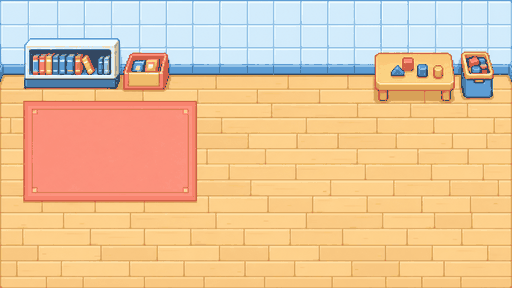
#> input picture assets/design/maps/classroom-corner/art/v1/classroom-corner-dressed-reference-512x288.png, 512 x 288 px, given in place of down-1.png, which was not available
$ python build_genderless_walk_v1.py
#> lines starting #> are read from the running program, lines starting #| are printed output that depends on the picture
#!/usr/bin/env python3
"""Package the accepted genderless four-direction walk into 48x64 runtime assets."""

from __future__ import annotations

import json
from pathlib import Path

import numpy as np
from PIL import Image


ROOT = Path(__file__).resolve().parents[2]
CHAR_DIR = (
    ROOT
    / "assets/design/sprites/characters/ai-agent-child-genderless"
)
WALK_DIR = CHAR_DIR / "walking/v1"
PROCESSED_DIR = WALK_DIR / "processed-normalized-64"
FRAMES_DIR = WALK_DIR / "frames"
SHEETS_DIR = WALK_DIR / "sheets"
STRIPS_DIR = WALK_DIR / "strips"
GIFS_DIR = WALK_DIR / "gifs"
PREVIEWS_DIR = WALK_DIR / "previews"

SHEET = SHEETS_DIR / "genderless-child-walk-4x4-48x64.png"
PREVIEW = PREVIEWS_DIR / "genderless-child-walk-4dir-preview-3x.png"
MAP_QA_GIF = PREVIEWS_DIR / "genderless-child-walk-map-qa.gif"
META = WALK_DIR / "genderless-child-walk-4dir-48x64-meta.json"

FOUNDATION = (
    ROOT
    / "assets/design/maps/classroom-corner/art/v1/classroom-corner-foundation-512x288.png"
)
MAP_PROPS = (
    (
        ROOT
        / "assets/design/maps/classroom-corner/props/reading-bookshelf/v1/reading-bookshelf-96x44.png",
        (24, 40),
        84,
        10,
    ),
    (
        ROOT
        / "assets/design/maps/classroom-corner/props/reading-book-bin/v1/reading-book-bin-48x40.png",
        (128, 44),
        84,
        20,
    ),
    (
        ROOT
        / "assets/design/maps/classroom-corner/props/block-table/v2/block-table-96x56-left-to-right.png",
        (352, 56),
        112,
        30,
    ),
    (
        ROOT
        / "assets/design/maps/classroom-corner/props/toy-bin/v2/toy-bin-40x48-left-to-right.png",
        (456, 64),
        112,
        40,
    ),
)

DIRECTIONS = ("down", "left", "right", "up")
FRAME_SIZE = (48, 64)
SOURCE_CROP = (8, 0, 56, 64)
FRAME_DURATION_MS = 140
MAP_FRAME_DURATION_MS = 100


# [75 lines left out: functions save_transparent_gif, save_rgb_gif, not called in this run]


def load_runtime_frames() -> dict[str, list[Image.Image]]:
    result = {}
    for direction in DIRECTIONS:
        direction_dir = FRAMES_DIR / direction
        direction_dir.mkdir(parents=True, exist_ok=True)
        frames = []
        for index in range(1, 5):
            source = Image.open(PROCESSED_DIR / f"{direction}-{index}.png").convert(
                "RGBA"
            )
            frame = source.crop(SOURCE_CROP)
            pixels = np.asarray(frame).copy()
            magenta_fringe = (
                (pixels[:, :, 0] > 180)
                & (pixels[:, :, 2] > 180)
                & (pixels[:, :, 1] < 100)
            )
            pixels[magenta_fringe, 3] = 0
            pixels[pixels[:, :, 3] == 0, :3] = 0
            frame = Image.fromarray(pixels, mode="RGBA")
            frame.save(direction_dir / f"walk-{direction}-{index}.png")
            frames.append(frame)
        result[direction] = frames
    return result


# [120 lines left out: functions compose_sheet, compose_preview, compose_map_frame, compose_map_qa, frame_qc, not called in this run]


def main() -> None:
    for directory in (FRAMES_DIR, SHEETS_DIR, STRIPS_DIR, GIFS_DIR, PREVIEWS_DIR):
        directory.mkdir(parents=True, exist_ok=True)

    frames = load_runtime_frames()
#> in load_runtime_frames, `frame = source.crop(SOURCE_CROP)`:
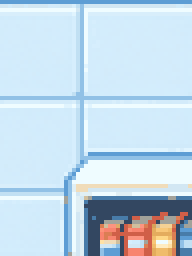
#> frame: PIL image 48x64 RGBA (shown 4 times larger); mean R, G, B, A 196.2, 217.3, 231.7, 255
#> in load_runtime_frames, `magenta_fringe = ( (pixels[:, :, 0] > 180) & (pixels[:, :, 2] > 180) &..`: magenta_fringe: shape (64, 48) bool; every value is 0
    compose_sheet(frames)
    compose_preview(frames)
    compose_map_qa(frames)
    qc = frame_qc(frames)

    all_frames = [item for direction in DIRECTIONS for item in qc["directions"][direction]]
    if any(item["touches_runtime_edge"] for item in all_frames):
        raise RuntimeError("A runtime walking frame touches its 48x64 edge")
    if any(item["visible_magenta_pixels"] for item in all_frames):
        raise RuntimeError("Visible magenta remains in a runtime walking frame")

    metadata = {
        "character_id": "ai-agent-child-genderless",
        "action": "walk",
        "revision": "four_direction_v1",
        "status": "superseded_gait_phase_issue",
        "superseded_by": "walking/v3/genderless-child-walk-8dir-alternating-48x64-meta.json",
        "frame_size_px": list(FRAME_SIZE),
        "directions": list(DIRECTIONS),
        "direction_rows": {direction: index for index, direction in enumerate(DIRECTIONS)},
        "frame_order": [
            "left_foot_contact",
            "passing",
            "right_foot_contact",
            "passing_loop_close",
        ],
        "frame_duration_ms": FRAME_DURATION_MS,
        "anchor": "feet_bottom_center",
        "anchor_offset_px": [24, 64],
        "source_raw": str(
            (
                WALK_DIR / "raw/genderless-child-walk-4x4-magenta-safe-margin.png"
            ).relative_to(ROOT)
        ),
        "normalized_raw": str(
            (
                WALK_DIR / "raw/genderless-child-walk-4x4-magenta-normalized.png"
            ).relative_to(ROOT)
        ),
        "normalization_meta": str(
            (
                WALK_DIR / "raw/genderless-child-walk-grid-normalization-meta.json"
            ).relative_to(ROOT)
        ),
        "processor_meta": str(
            (PROCESSED_DIR / "pipeline-meta.json").relative_to(ROOT)
        ),
        "sheet": str(SHEET.relative_to(ROOT)),
        "strips": {
            direction: str(
                (
                    STRIPS_DIR
                    / f"genderless-child-walk-{direction}-strip-48x64.png"
                ).relative_to(ROOT)
            )
            for direction in DIRECTIONS
        },
        "gifs": {
            direction: str(
                (
                    GIFS_DIR / f"genderless-child-walk-{direction}-48x64.gif"
                ).relative_to(ROOT)
            )
            for direction in DIRECTIONS
        },
        "preview": str(PREVIEW.relative_to(ROOT)),
        "map_qa_gif": str(MAP_QA_GIF.relative_to(ROOT)),
        "qc": qc,
    }
    META.write_text(
        json.dumps(metadata, indent=2, ensure_ascii=True) + "\n", encoding="utf-8"
    )
    print(json.dumps({"sheet": str(SHEET.relative_to(ROOT)), "frames": len(all_frames)}, indent=2))


if __name__ == "__main__":
#> (the run stopped early here; a loop or call above may not have finished)

$ run again, on assets/design/maps/classroom-corner/art/v1/classroom-corner-dressed-reference-raw.png
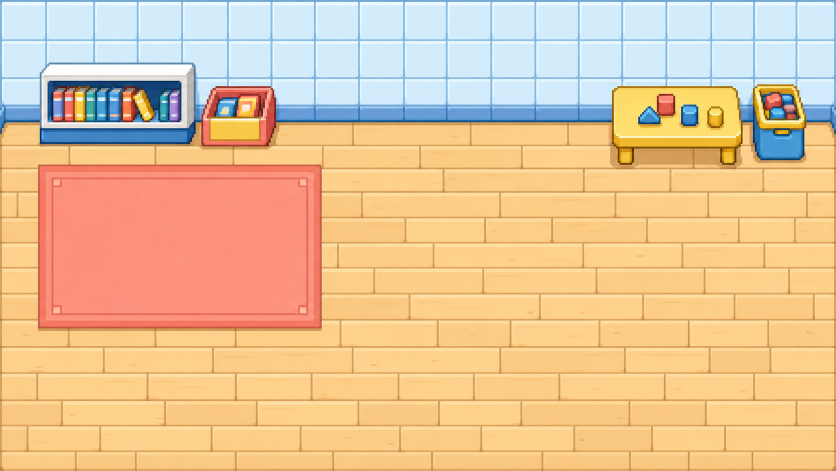
#> input picture assets/design/maps/classroom-corner/art/v1/classroom-corner-dressed-reference-raw.png, 1672 x 941 px, given in place of down-1.png, which was not available (shown at 1/2 size)
#> in load_runtime_frames, `frame = source.crop(SOURCE_CROP)`:
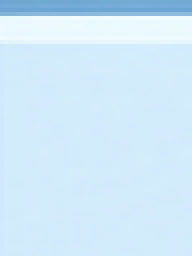
#> frame: PIL image 48x64 RGBA (shown 4 times larger); mean R, G, B, A 207.5, 233.2, 249.4, 255
#> magenta_fringe: shape (64, 48) bool; every value is 0

$ run again, on assets/design/maps/classroom-corner/art/v1/classroom-corner-foundation-raw.png
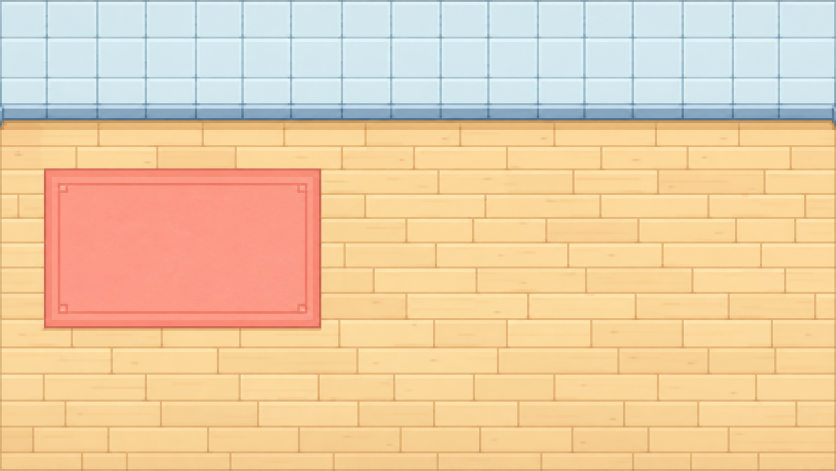
#> input picture assets/design/maps/classroom-corner/art/v1/classroom-corner-foundation-raw.png, 1672 x 941 px, given in place of down-1.png, which was not available (shown at 1/2 size)
#> in load_runtime_frames, `frame = source.crop(SOURCE_CROP)`:
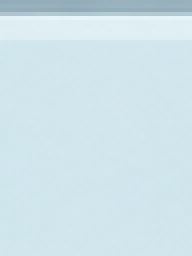
#> frame: PIL image 48x64 RGBA (shown 4 times larger); mean R, G, B, A 207, 228, 235, 255
#> magenta_fringe: shape (64, 48) bool; every value is 0
